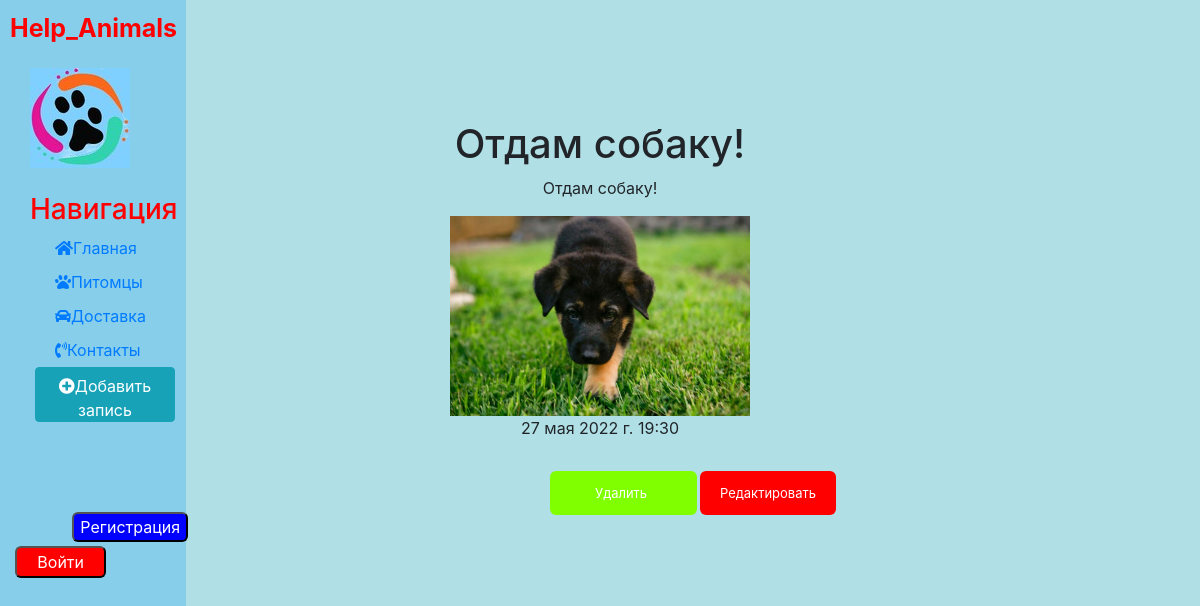
The page /animals/7/ on the database as committed earlier.
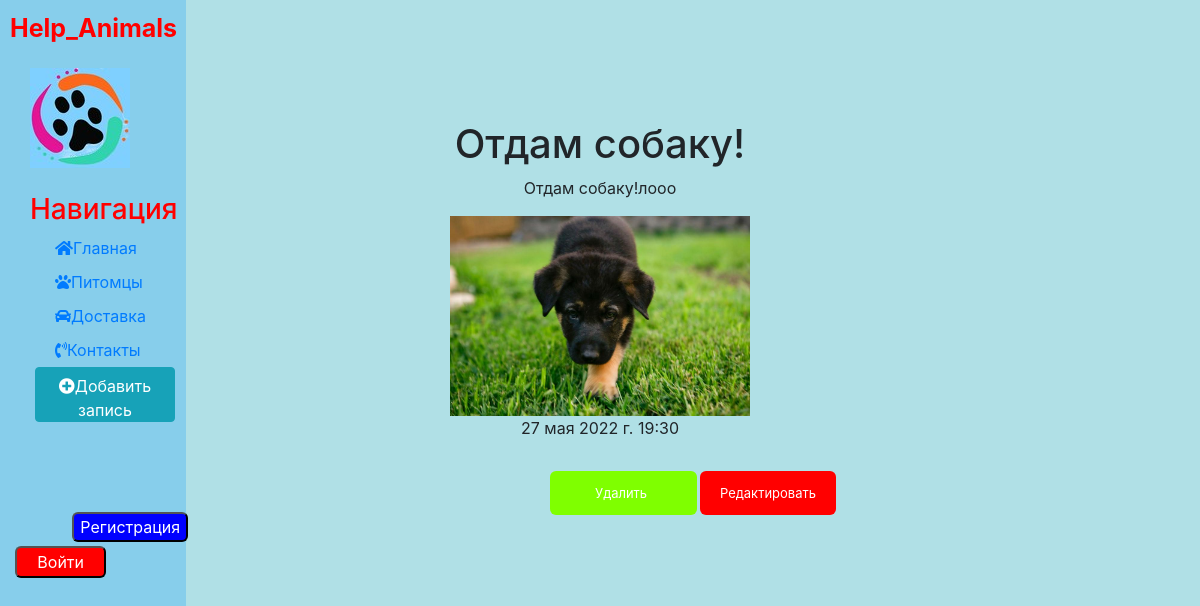
The same page on the database as committed later.
### help_a/models.py (models this page shows, shortened)
class Animals(models.Model):
    title = models.CharField(max_length=255, verbose_name='Заголовок')
    slug = models.SlugField(max_length=255, unique=True, db_index=True, verbose_name='URL')
    content = models.TextField(blank=True, verbose_name='Описание')
    photo = models.ImageField(upload_to="photos/%Y/%m/%d/", verbose_name='Фото')
    time_create = models.DateTimeField(auto_now_add=True, verbose_name='Время создания')
    time_update = models.DateTimeField(auto_now=True, verbose_name='Время изменения')
    published = models.BooleanField(default=True, verbose_name='Публикация')
    cat = models.ForeignKey('Category', on_delete=models.PROTECT, verbose_name='Категория')
    class Meta:
        verbose_name = 'Питомца'
        verbose_name_plural = 'Питомцы'

### help_a/views.py (the view)
# urls.py: path('animals/<int:pk>/', views.AddDetailView.as_view(), name='animals-detail'),
class AddDetailView(DetailView):
    model = Animals
    template_name = 'help_a/details_view.html'
    context_object_name = 'animals_d'

### help_a/templates/help_a/details_view.html (shortened to what this page needs)
{% extends "help_a/double.html" %}
{% block content %}
<div class="img_detail_view">
    <h1>{{ animals_d.title }}</h1>
    <p>{{ animals_d.content }}</p>
    <img  src='{{ animals_d.photo.url }}'>
    <p>{{ animals_d.time_create }}</p>
    <div class="button">
          <a href="{% url 'animals-delete' animals_d.id %}" class="btb btb-del">Удалить</a>
          <a href="{% url 'animals-update' animals_d.id %}" class="btb btb-add">Редактировать</a>
    </div>
</div>
{% endblock %}

### help_a/templates/help_a/double.html (shortened to what this page needs)
{% load static %}
<!DOCTYPE html>
<html lang="ru">
<head>
    <link rel="stylesheet" href="https://stackpath.bootstrapcdn.com/bootstrap/4.5.2/css/bootstrap.min.css">
    <link rel="stylesheet" href="{% static 'help_a/css/main.css' %}">
    <link rel="stylesheet" href="https://use.fontawesome.com/releases/v5.8.2/css/all.css">
</head>
<body>
    <aside>
        <span class="logo">Help_Animals</span>
        <img src="{% static 'help_a/img/home_page_.jpg' %}">
        <h3>Навигация</h3>
        <ul>
            <a href="{% url 'home' %}"><li><i class="fas fa-home"></i>Главная</li></a>
            <a href="{% url 'animals' %}"><li><i class="fas fa-solid fa-paw"></i>Питомцы</li></a>
            <a href="{% url 'transportation' %}"><li><i class="fas fa-solid fa-car"></i>Доставка</li></a>
            <a href="{% url 'connection' %}"><li><i class="fas fa-solid fa-phone-volume"></i>Контакты</li></a>
            <a href="{% url 'create' %}"><li><button class="btn btn-info"><i class="fas fa-plus-circle"></i>Добавить запись</button> </li></a>
            {% if request.user.is_authenticated %}
                <a href="{% url 'logout' %}"><button class="btn btn-danger">Выйти</a>
            {% else %}
                <a href="{% url  'register' %}"><button class="button-register">Регистрация</button></a>
                <a href="{% url 'login' %}"><button class="button-entrance">Войти</button></a>
            {% endif%}
        </ul>
    </aside>
    <main>
      {% block content %}
      {% endblock %}
    </main>
</body>
</html>

### help_a/static/help_a/css/main.css (style rules this page uses)
body { background:#B0E0E6; }
aside { float: left; background: #87CEEB; width: 15.5%; padding: 2.5%; height: 300vh; color: red; border-right: 5px solid# }
aside .logo { font-size: 25px; font-weight: bold; position: relative; top: -20px; left: -20px; }
aside h3 { margin-top:25px; }
aside ul { list-style: none }
aside ul li { display: block; margin-top: 10px; margin-left: -15px; transition: transform .6s ease; }
li button { width: 140px; height:40px; font-weight: bold; position: relative; top: -5px; left: -20px; height: 55px; }
main .img_detail_view img { width: 300px; display:block; margin:auto; }
main .img_detail_view h1 { text-align: center; }
main .img_detail_view p { text-align: center; }
main .img_detail_view { padding-top: 10% }
aside { position: fixed; }
a.btb.btb-add { margin-left: 700px; padding-left: 10px; padding-right: 10px; color: #fff; background: #FF0000; padding: 14px 20px; border-radius: 6px; font-size: 13px; transition: transform .2s; }
a.btb.btb-del { bottom: -24px; position: relative; margin-left: 550px; color: #fff; background: #7FFF00; padding: 14px 20px; border-radius: 6px; font-size: 13px; transition: transform .2s; padding-right: 50px; padding-left: 45px; }
button.button-entrance { position: relative; margin-left: -130px; color: #fff; background: #FF0000; padding: 2px 4px; border-radius: 6px; font-size: 16px; transition: transform .2s; padding-right: 20px; padding-left: 20px; top: 85px; }
button.button-register { margin-left: -45px; color: #fff; background: #0000FF; border-radius: 6px; font-size: 16px; transition: transform .2s; margin-top: 35px; position: relative; left: 55%; top: 50px; }

Rows that differ between the two databases and show on the page:
changed Animals "Отдам собаку!": content "Отдам собаку!" → "Отдам собаку!лооо"
